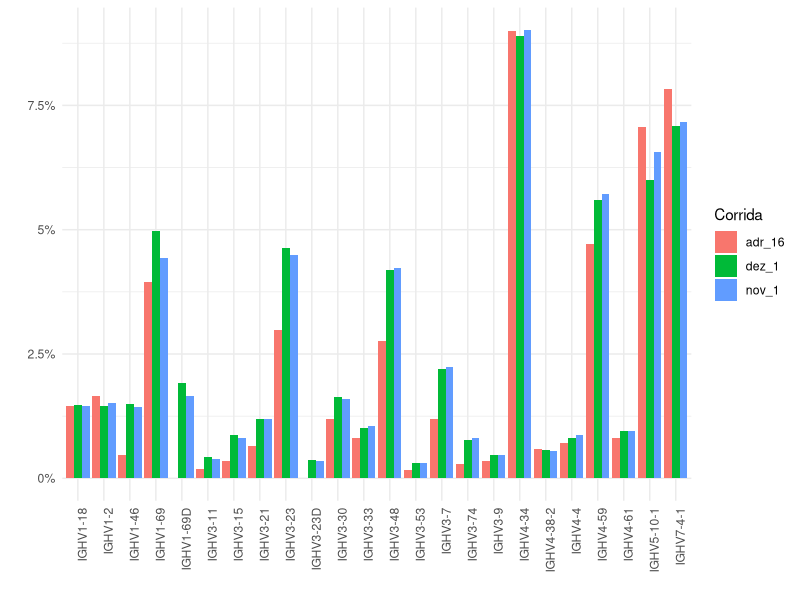

The R source for this figure:
library(ggplot2)
library(readxl)
library(tidyr)

df_geral = read_excel("../tabelas/tabelaGeral.xlsx")

total_colunas <- ncol(df_geral)

df_porcentagem <- df_geral[,-total_colunas]

for(i in 2:(total_colunas-1)){
  coluna = names(df_geral)[i]
  coluna_porcentagem <- df_geral[[coluna]] / sum(df_geral[[coluna]], na.rm = TRUE) * 100
  df_porcentagem[[coluna]] <- coluna_porcentagem
}

i <- 1

if(i == 1){
  adrVar <- 'adr_16'
  novVar <- 'nov_1'
  dezVar <- 'dez_1'
  dadosVar <- df_porcentagem$dez_1
} else if (i == 2){
  adrVar <- 'adr_10'
  novVar <- 'nov_2'
  dezVar <- 'dez_2'
  dadosVar <- df_porcentagem$dez_2
} else {
  adrVar <- 'adr_13'
  novVar <- 'nov_3'
  dezVar <- 'dez_3'
  dadosVar <- df_porcentagem$dez_3
}

dados_filtrados <- df_porcentagem[dadosVar > 0.3, ]
posicao_excluir <- which(dados_filtrados$v_call == "IGHV5-51")
dados_filtrados <- dados_filtrados[-posicao_excluir, ]

dados_long <- gather(dados_filtrados, key = "variavel", value = "porcentagem", adrVar, novVar, dezVar)
dados_long <- dados_long[!is.na(dados_long$v_call),]

# Crie o gráfico utilizando ggplot2
p <- ggplot(dados_long, aes(x = v_call, y = porcentagem, fill = variavel)) +
  geom_bar(stat = "identity", position = "dodge") +
  labs(x = "", y = "", fill = "Corrida") +
  theme_minimal() +
  theme(axis.text.x = element_text(angle = 90, hjust = 1)) +
  scale_y_continuous(labels = function(x) paste0(x, "%"))


ggsave("barcode1.png", plot=p, width = 8, height = 6, units = "in")
